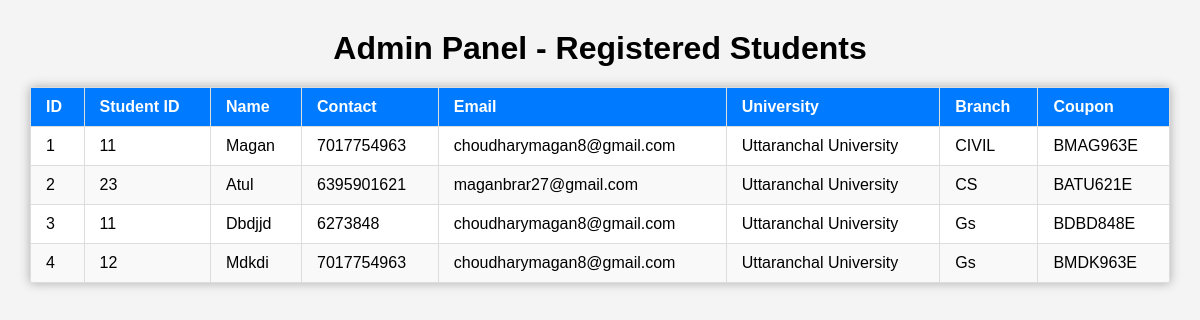
The page /admin on the database its author committed.
### tables this page shows
CREATE TABLE students (
            id INTEGER PRIMARY KEY AUTOINCREMENT,
            student_id TEXT,
            name TEXT,
            contact TEXT,
            email TEXT,
            university TEXT,
            branch TEXT,
            coupon TEXT
        );

### app.py (the view)
@app.route('/admin')
def admin_panel():
    conn = sqlite3.connect(DB_PATH)
    conn.row_factory = sqlite3.Row
    cursor = conn.cursor()
    cursor.execute("SELECT * FROM students")
    students = cursor.fetchall()
    conn.close()
    return render_template('admin.html', students=students)

### templates/admin.html (shortened to what this page needs)
<!DOCTYPE html>
<html lang="en">
<head>
    <link rel="stylesheet" href="{{ url_for('static', filename='css/admin.css') }}">
</head>
<body>
    <h1>Admin Panel - Registered Students</h1>
    <table>
        <thead>
            <tr>
                <th>ID</th>
                <th>Student ID</th>
                <th>Name</th>
                <th>Contact</th>
                <th>Email</th>
                <th>University</th>
                <th>Branch</th>
                <th>Coupon</th>
            </tr>
        </thead>
        <tbody>
            {% for student in students %}
            <tr>
                <td>{{ student['id'] }}</td>
                <td>{{ student['student_id'] }}</td>
                <td>{{ student['name'] }}</td>
                <td>{{ student['contact'] }}</td>
                <td>{{ student['email'] }}</td>
                <td>{{ student['university'] }}</td>
                <td>{{ student['branch'] }}</td>
                <td>{{ student['coupon'] }}</td>
            </tr>
            {% endfor %}
        </tbody>
    </table>
</body>
</html>

### static/css/admin.css (style rules this page uses)
body { font-family: Arial, sans-serif; margin: 30px; background: #f4f4f4; }
h1 { text-align: center; margin-bottom: 20px; }
table { border-collapse: collapse; width: 100%; background: white; box-shadow: 0 0 10px #aaa; }
th, td { padding: 10px 15px; border: 1px solid #ddd; text-align: left; }
th { background-color: #007BFF; color: white; }
tr:nth-child(even) { background-color: #f9f9f9; }

### rows shown on the page
students: id "1", student_id "11", name "Magan", contact "7017754963", email "choudharymagan8@gmail.com", university "Uttaranchal University", branch "CIVIL", coupon "BMAG963E"
students: id "2", student_id "23", name "Atul", contact "6395901621", email "maganbrar27@gmail.com", university "Uttaranchal University", branch "CS", coupon "BATU621E"
students: id "3", student_id "11", name "Dbdjjd", contact "6273848", email "choudharymagan8@gmail.com", university "Uttaranchal University", branch "Gs", coupon "BDBD848E"
students: id "4", student_id "12", name "Mdkdi", contact "7017754963", email "choudharymagan8@gmail.com", university "Uttaranchal University", branch "Gs", coupon "BMDK963E"
